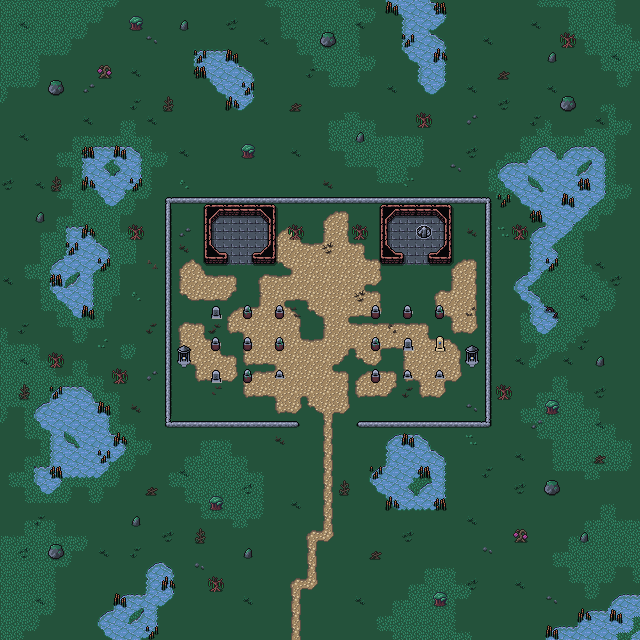

Tiled map render using the project's own tile images. Description and the map definition, with tile-layer contents summarised, below:
An orthogonal 40x40 tile map with 16x16 px tiles, 4 tile layers (Collision, Background, Ground, Clutter), 2 tilesets and 5 objects.

<map version="1.10" tiledversion="1.10.1" orientation="orthogonal" renderorder="right-down" width="40" height="40" tilewidth="16" tileheight="16" infinite="0" nextlayerid="7" nextobjectid="55">
 <editorsettings>
  <export target="wastetown..tmx" format="tmx" />
 </editorsettings>
 <tileset firstgid="1" source="../tileset/main.tsx" />
 <tileset firstgid="10113" source="../tileset/buildings.tsx" />
 <layer id="6" name="Collision" width="40" height="40">
  <data>[1600 cells, 27 non-empty, 5 distinct tile ids]</data>
 </layer>
 <layer id="1" name="Background" width="40" height="40">
  <data>[1600 cells, 1600 non-empty, 30 distinct tile ids]</data>
 </layer>
 <layer id="2" name="Ground" width="40" height="40">
  <data>[1600 cells, 734 non-empty, 92 distinct tile ids]</data>
 </layer>
 <layer id="3" name="Clutter" width="40" height="40">
  <properties>
   <property name="spriteLayer" type="bool" value="true" />
  </properties>
  <data>[1600 cells, 339 non-empty, 87 distinct tile ids]</data>
 </layer>
 <objectgroup id="4" name="Objects">
  <object id="38" template="../obj/entry_up.tx" x="304" y="432" width="48" height="16" />
  <object id="49" template="../obj/entry_down.tx" x="416.5" y="235.5">
   <properties>
    <property name="teleport" value="maps/map/crypt_5.tmx" />
   </properties>
  </object>
  <object id="52" template="../obj/enemy.tx" x="232.5" y="265.833">
   <properties>
    <property name="enemy" value="Ghost" />
   </properties>
  </object>
  <object id="53" template="../obj/enemy.tx" x="408.5" y="265">
   <properties>
    <property name="enemy" value="Geist" />
   </properties>
  </object>
  <object id="54" template="../obj/gold.tx" x="232.5" y="233.5" />
 </objectgroup>
</map>
